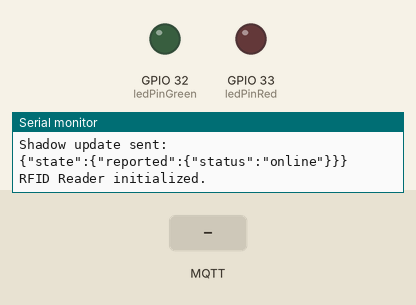
Simulated run of this sketch. Board: ESP32. On the bench: output pins drawn as LEDs (lit = HIGH), the last lines printed to the serial monitor. The test bench sets the inputs (shaded band). WiFi joins after 1.5 s; servers stay silent unless stated; no MQTT or app messages arrive unless stated.

Above: at 2.8 s.
2.9 s: MQTT message "1" arrives on the first subscribed topic
At 4.5 s:
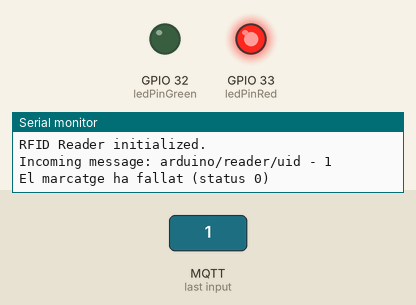
Timing chart, 0 to 10.2 s (numbered marks = the images above; inputs shaded):
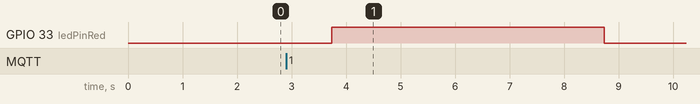

Measured:
- after the input at 2.9 s, GPIO 33 (ledPinRed): LOW → HIGH after 0.83 s, → LOW 5.0 s later

The sketch:

ESP32_to_AWS_IOT.ino
```cpp
#include <WiFi.h>
#include <WiFiClientSecure.h>
#include <MQTT.h>
#include <ArduinoJson.h>
#include "secrets.h" // Include secrets.h for AWS credentials
#include "RFID_reader.h" // Include your updated RFID reader logic

WiFiClientSecure net; // Secure client for MQTT
MQTTClient client;

const char* topic_uid = "esp32/sub";
const char* topic_status = "arduino/reader/uid";
const char* shadow_update_topic = "$aws/things/Projecte_ESP32/shadow/name/ESP32_grup03/update";
const char* shadow_get_topic = "$aws/things/Projecte_ESP32/shadow/name/ESP32_grup03/get";

// LED pins
#define ledPinGreen 32
#define ledPinRed 33

// Tracks the device's current status
bool deviceOnline = true;

// Wi-Fi Connection
void connectWiFi() {
  Serial.print("Connecting to Wi-Fi...");
  WiFi.begin(WIFI_SSID, WIFI_PASSWORD);

  while (WiFi.status() != WL_CONNECTED) {
    delay(500);
    Serial.print(".");
  }

  Serial.println("\nWiFi connected");
  Serial.print("IP Address: ");
  Serial.println(WiFi.localIP());
}

// MQTT Connection
void connectMQTT() {
  while (!client.connect(THINGNAME)) {
    Serial.print(".");
    delay(1000);
  }
  Serial.println("\nConnected to AWS IoT");

  // Subscribe to general topics
  client.subscribe(topic_status);
  Serial.println("Subscribed to topic: " + String(topic_status));
}

// Function to send shadow updates for monitoring device status
void sendShadowUpdate(bool online) {
  StaticJsonDocument<200> doc;
  doc["state"]["reported"]["status"] = online ? "online" : "offline";

  char jsonBuffer[512];
  serializeJson(doc, jsonBuffer);

  if (client.publish(shadow_update_topic, jsonBuffer)) {
    Serial.println("Shadow update sent:");
    Serial.println(jsonBuffer);
  } else {
    Serial.println("Failed to send shadow update.");
  }
}

// Function to handle incoming messages
void messageHandler(String &topic, String &payload) {
  Serial.println("Incoming message: " + topic + " - " + payload);

  StaticJsonDocument<200> doc;
  deserializeJson(doc, payload);

  int status = doc["status"]; // Example: {"status": 0}
  if (status == 1) {
    Serial.println("El marcatge s'ha rebut correctament (status 1)");
    digitalWrite(ledPinGreen, HIGH);
    delay(5000);
    digitalWrite(ledPinGreen, LOW);

  } else if (status == 0) {
    Serial.println("El marcatge ha fallat (status 0)");
    digitalWrite(ledPinRed, HIGH);
    delay(5000);
    digitalWrite(ledPinRed, LOW);
  }
}

// Function to periodically send monitoring messages to IoT Shadow
void monitorESP32Status() {
  static unsigned long lastMonitorTime = 0; // Timestamp for the last shadow update
  unsigned long currentMillis = millis();

  if (currentMillis - lastMonitorTime > 60000) { // Send status every 60 seconds
    sendShadowUpdate(deviceOnline); // Report the device as online
    lastMonitorTime = currentMillis;
  }
}

void setup() {
  Serial.begin(9600);
  pinMode(ledPinGreen, OUTPUT);
  pinMode(ledPinRed, OUTPUT);

  connectWiFi();

  net.setCACert(AWS_CERT_CA);
  net.setCertificate(AWS_CERT_CRT);
  net.setPrivateKey(AWS_CERT_PRIVATE);

  client.begin(AWS_IOT_ENDPOINT, 8883, net);
  client.onMessage(messageHandler);

  connectMQTT();

  // Initial shadow update to mark the device as online
  sendShadowUpdate(true);

  RFID_setup();
}

void loop() {
  client.loop(); // Keep the MQTT connection alive

  monitorESP32Status(); // Periodically send ESP32 status updates

  if (readAndFormatNUID()) {
    String cardUID = getNUID();
    Serial.print("Detected card UID: ");
    Serial.println(cardUID);

    // Send the detected card UID to the topic
    StaticJsonDocument<200> doc;
    doc["cardUID"] = cardUID;

    char jsonBuffer[512];
    serializeJson(doc, jsonBuffer);

    if (client.publish(topic_uid, jsonBuffer)) {
      Serial.println("Successfully sent to AWS IoT:");
      Serial.println(jsonBuffer);
    } else {
      Serial.println("Failed to send to AWS IoT.");
    }
  }

  delay(1000);
}
```

RFID_Reader.h
```cpp
#include <SPI.h>
#include <MFRC522.h>

#define SS_PIN 5
#define RST_PIN 0

MFRC522 rfid(SS_PIN, RST_PIN); // Instance of the class
String currentNUID = "";       // String to hold the current NUID

void RFID_setup() {
  SPI.begin();          // Init SPI bus
  rfid.PCD_Init();      // Init MFRC522
  Serial.println("RFID Reader initialized.");
}

bool readAndFormatNUID() {
  // Look for new cards
  if (!rfid.PICC_IsNewCardPresent() || !rfid.PICC_ReadCardSerial()) {
    return false;
  }

  // Debug: Print raw UID bytes
  Serial.print("Raw UID bytes: ");
  for (byte i = 0; i < rfid.uid.size; i++) {
    Serial.print(rfid.uid.uidByte[i], HEX);
    Serial.print(" ");
  }
  Serial.println();

  // Format NUID as a HEX string with leading zeros
  currentNUID = "";
  for (byte i = 0; i < rfid.uid.size; i++) {
    if (i > 0) {
      currentNUID.concat(" "); // Add a space between bytes
    }
    // Ensure two-character formatting with leading zeros
    if (rfid.uid.uidByte[i] < 0x10) {
      currentNUID.concat("0"); // Add a leading zero if needed
    }
    currentNUID.concat(String(rfid.uid.uidByte[i], HEX));
  }
  currentNUID.toUpperCase();

  // Debug: Print formatted NUID
  Serial.print("Formatted NUID: ");
  Serial.println(currentNUID);

  // Halt the PICC and stop encryption
  rfid.PICC_HaltA();
  rfid.PCD_StopCrypto1();

  return true;
}

String getNUID() {
  return currentNUID;
}
```

secrets.h
```cpp
#include <pgmspace.h>
#define SECRET
#define THINGNAME "Projecte_ESP32"
const char WIFI_SSID[] = "your_ssid";
const char WIFI_PASSWORD[] = "your_password";
const char AWS_IOT_ENDPOINT[] = "a302ucw63g5l7h-ats.iot.us-east-1.amazonaws.com";
// Amazon Root CA 1
static const char AWS_CERT_CA[] PROGMEM = R"EOF(
-----BEGIN CERTIFICATE-----
MIIDQTCCAimgA*omitted*
-----END CERTIFICATE-----
)EOF";
// Device Certificate
static const char AWS_CERT_CRT[] PROGMEM = R"KEY(
-----BEGIN CERTIFICATE-----
MIIDWjCCAkKgAwIBAg*omitted*
-----END CERTIFICATE-----
)KEY";
// Device Private Key
static const char AWS_CERT_PRIVATE[] PROGMEM = R"KEY(
-----BEGIN RSA PRIVATE KEY-----
MIIEogIBAAKCAQEA4VZw+FIsOCrpoiHe2KRDVgc4Cusost5ID9+o2dggXtpNVj0M
2SkBFpsQKjcfdBmoyCS+gdzGUki9KOzUkokJW2GhpgxdyuF0ZiJt83m6MuvzkQJt
Uvr+vmAmA8vsHyJphvHm4G*omitted*
-----END RSA PRIVATE KEY-----
)KEY";
```
